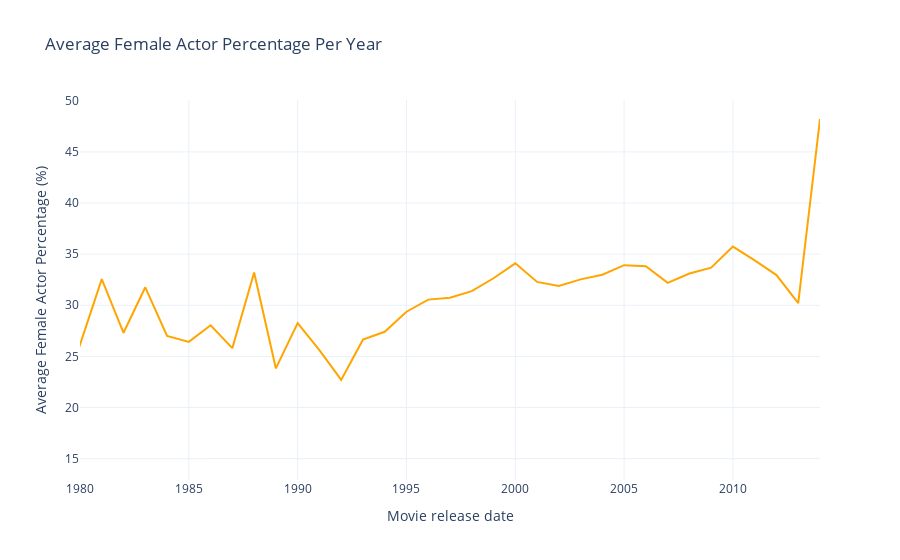

Notebook source saved alongside this figure:
### Code cell
eda.plot_female_percentage(columns= ["Movie_release_date"], plot_type="Line")

### Figure 1 — Plotly figure (JSON) as saved in the notebook; plotly's stock layout.template omitted (floating-point values rounded to 4 significant figures)
{"data": [{"hovertemplate": "Movie release date=%{x}<br>Average Female Actor Percentage (%)=%{y}<extra></extra>", "legendgroup": "", "line": {"color": "orange", "dash": "solid"}, "marker": {"symbol": "circle"}, "mode": "lines", "name": "", "orientation": "v", "showlegend": false, "type": "scatter", "x": [1971, 1972, 1973, 1974, 1975, 1976, 1977, 1978, 1979, 1980, 1981, 1982, 1983, 1984, 1985, 1986, 1987, 1988, 1989, 1990, 1991, 1992, 1993, 1994, 1995, 1996, 1997, 1998, 1999, 2000, 2001, 2002, 2003, 2004, 2005, 2006, 2007, 2008, 2009, 2010, 2011, 2012, 2013, 2014], "xaxis": "x", "y": [21.97, 27.97, 33.12, 24.29, 14.77, 30.01, 25.8, 43.12, 20.2, 26.16, 32.56, 27.31, 31.76, 27.0, 26.42, 28.05, 25.81, 33.2, 23.82, 28.25, 25.62, 22.7, 26.64, 27.4, 29.37, 30.55, 30.73, 31.38, 32.64, 34.1, 32.28, 31.88, 32.53, 32.98, 33.92, 33.82, 32.19, 33.11, 33.68, 35.74, 34.39, 32.95, 30.22, 48.22], "yaxis": "y"}], "layout": {"legend": {"tracegroupgap": 0}, "title": {"text": "Average Female Actor Percentage Per Year"}, "xaxis": {"anchor": "y", "domain": [0, 1], "range": [1980, 2014], "title": {"text": "Movie release date"}}, "yaxis": {"anchor": "x", "domain": [0, 1], "title": {"text": "Average Female Actor Percentage (%)"}}}}
